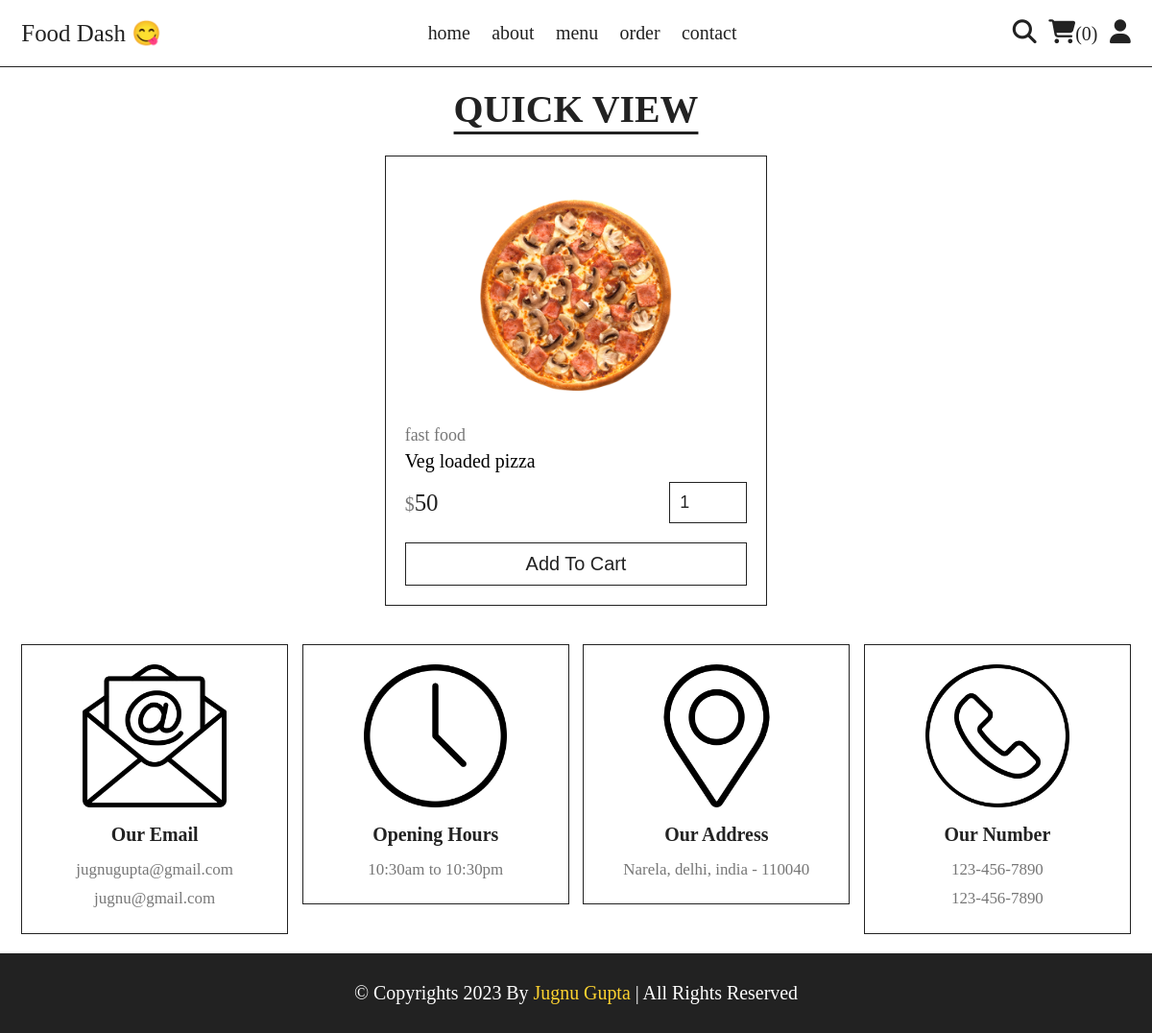
The app's page /quick_view.php?pid=2 with its own data.
### tables this page shows
CREATE TABLE `products` (
  `id` int(100) NOT NULL,
  `name` varchar(100) NOT NULL,
  `category` varchar(100) NOT NULL,
  `price` int(10) NOT NULL,
  `image` varchar(100) NOT NULL
);

### quick_view.php (the view, shortened to what this page needs)
<?php
    include('components/connection.php');
?>
<!DOCTYPE html>
<html lang="en">
<head>
    <link rel="stylesheet" href="https://cdn.jsdelivr.net/npm/swiper@11/swiper-bundle.min.css" />
    <link rel="stylesheet" href="./CSS/style.css">
</head>
<body>
    <?php include('components/user_header.php'); ?>
    <section class="quick-view">
        <h1 class="title">Quick View</h1>
    <?php
        $pid = $_GET['pid'];
        $sql = "SELECT * FROM `products` where id = '$pid';";
        $select_products = mysqli_query($conn, $sql);
        $fetch_products = mysqli_fetch_all($select_products, MYSQLI_ASSOC);
        if(count($fetch_products) > 0){
            for ($i = 0; $i < count($fetch_products); $i++) {
    ?>
    <form action="" method="post" class="box">
        <img src="uploaded_img/<?= $fetch_products[$i]['image']; ?>" alt="">
        <a href="category.php?category=<?= $fetch_products[$i]['category']; ?>" class="cat"><?= $fetch_products[$i]['category']; ?></a>
        <div class="name"><?= $fetch_products[$i]['name']; ?></div>
        <div class="flex">
            <div class="price"><span>$</span><?= $fetch_products[$i]['price']; ?></div>
            <input type="number" name="qty" class="qty" min="1" max="99" value="1" maxlength="2">
        </div>
        <button type="submit" class="cart-btn" name="add_to_cart">Add To Cart</button>
    </form>
    <?php
        }
    }else{
        echo '<p class="empty">no products found!</p>';
    }
    ?>
    </section>
    <?php include('components/footer.php'); ?>
</body>
</html>

### CSS/style.css (style rules this page uses)
*, *::before, *::after { padding: 0px; margin: 0px; box-sizing: border-box; border:none; outline: none; text-decoration: none; }
:root { --yellow: #fed330; --red: #e74c3c; --white: #fff; --black:#222; --light-color:#777; --border:.2rem solid var(--black); }
html { font-size: 62.25%; overflow-x: hidden; scroll-behavior: smooth; stop-opacity: 7rem; }
section { margin: 0 auto; max-width: 120rem; padding: 2rem; }
.title { text-align: center; margin-bottom: 2.5rem; font-size: 4rem; color: var(--black); text-transform: uppercase; text-decoration: underline; text-underline-offset: 1rem; }
.quick-view .box { max-width: 40rem; padding:2rem; border:var(--border); position: relative; margin:0 auto; }
.quick-view .box img { height: 25rem; width: 100%; object-fit: contain; margin-bottom: 1rem; }
.quick-view .box .cat { font-size: 1.8rem; color:var(--light-color); }
.quick-view .box .name { font-size: 2rem; margin:.5rem 0; }
.quick-view .box .flex { display: flex; justify-content: space-between; align-items: center; gap:1.5rem; margin:1rem 0; }
.quick-view .box .flex .price { font-size: 2.5rem; color:var(--black); }
.quick-view .box .flex .price span { font-size: 2rem; color:var(--light-color); }
.quick-view .box .flex .qty { border:var(--border); padding:1rem; font-size: 1.8rem; color:var(--black); }
.quick-view .box .cart-btn { width: 100%; padding:1rem 3rem; text-align: center; border:var(--border); font-size: 2rem; color:var(--black); cursor: pointer; text-transform: capitalize; background: none; margin-top: 1rem; }

### records on screen
products: image (picture), category "fast food", name "Veg loaded pizza", price "50"

### other values on screen
$total_user_cart_items "0"
